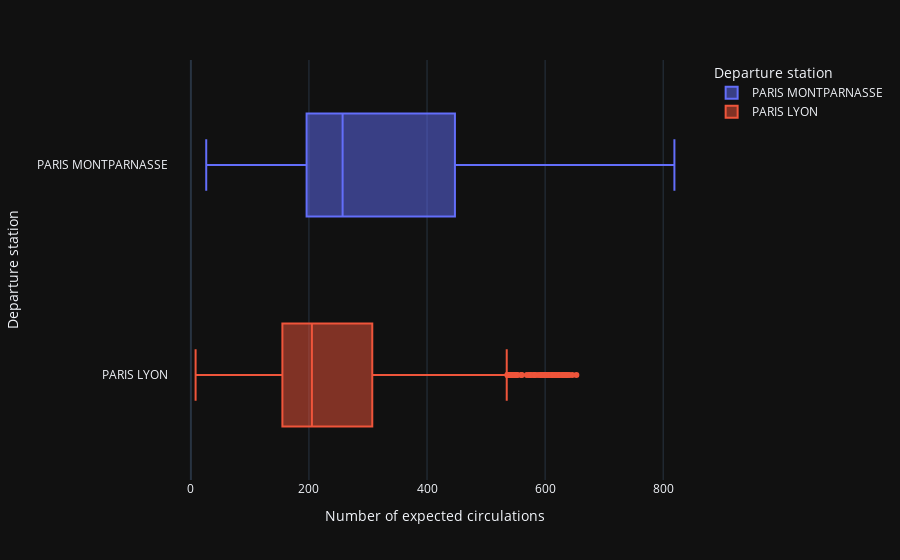

Source (notebook cell):
### Markdown cell above
Построим диаграммы размаха для данных показателей.

### Code cell
px.box(data[(data['Departure station']=='PARIS MONTPARNASSE') | (data['Departure station']=='PARIS LYON')],
       x='Number of expected circulations',
       y='Departure station',
       color='Departure station')

### Figure 1 — Plotly figure (JSON) as saved in the notebook; plotly's stock layout.template omitted (floating-point values rounded to 4 significant figures; data arrays with more than 128 entries replaced by an {"elided": "..."} marker saying what was removed)
{"data": [{"alignmentgroup": "True", "hovertemplate": "Departure station=%{y}<br>Number of expected circulations=%{x}<extra></extra>", "legendgroup": "PARIS MONTPARNASSE", "marker": {"color": "#636efa"}, "name": "PARIS MONTPARNASSE", "notched": false, "offsetgroup": "PARIS MONTPARNASSE", "orientation": "h", "showlegend": true, "x": {"elided": "1056 float values"}, "x0": " ", "xaxis": "x", "y": {"elided": "1056 str values"}, "y0": " ", "yaxis": "y", "type": "box"}, {"alignmentgroup": "True", "hovertemplate": "Departure station=%{y}<br>Number of expected circulations=%{x}<extra></extra>", "legendgroup": "PARIS LYON", "marker": {"color": "#EF553B"}, "name": "PARIS LYON", "notched": false, "offsetgroup": "PARIS LYON", "orientation": "h", "showlegend": true, "x": {"elided": "1614 float values"}, "x0": " ", "xaxis": "x", "y": {"elided": "1614 str values"}, "y0": " ", "yaxis": "y", "type": "box"}], "layout": {"xaxis": {"anchor": "y", "domain": [0.0, 1.0], "title": {"text": "Number of expected circulations"}}, "yaxis": {"anchor": "x", "domain": [0.0, 1.0], "title": {"text": "Departure station"}, "categoryorder": "array", "categoryarray": ["PARIS LYON", "PARIS MONTPARNASSE"]}, "legend": {"title": {"text": "Departure station"}, "tracegroupgap": 0}, "margin": {"t": 60}, "boxmode": "overlay"}}
